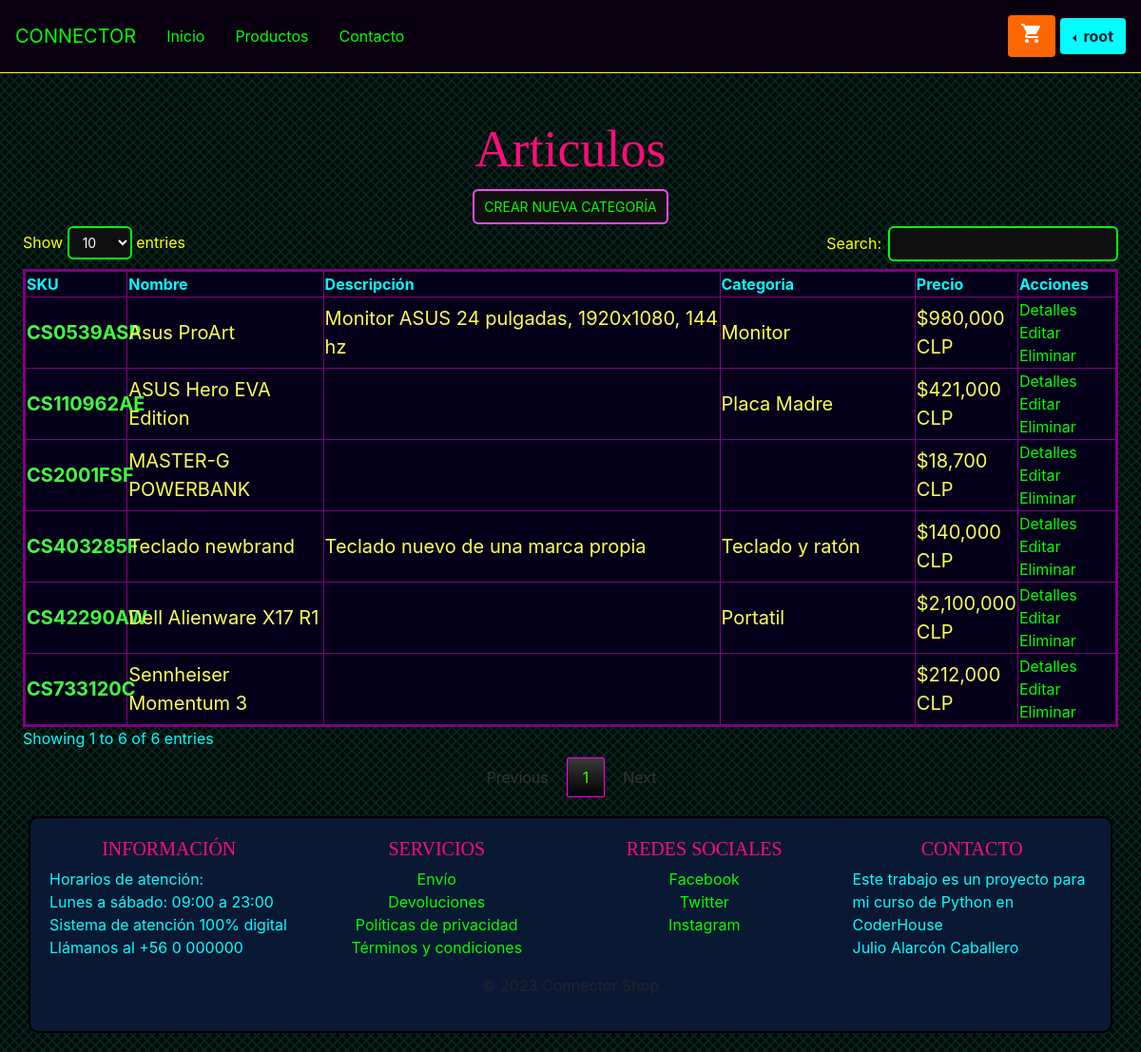
The app's page /article/list/ (signed in) with its own data.
### connectorshop/models.py (models this page shows, shortened)
class Article(models.Model):
    title = models.CharField(max_length=200)
    sku = models.CharField(max_length=50, default='0')
    price = models.IntegerField(default=0)
    stock = models.IntegerField(default=0)
    description = models.TextField(blank=True)
    image = models.ImageField(upload_to='images/', default='images/nullproduct.jpg')
    category = models.ManyToManyField(Category)
    tag = models.ManyToManyField(Tag)
    published = models.BooleanField(default=False)
    created_at = models.DateTimeField(auto_now_add=True)
    updated_at = models.DateTimeField(auto_now=True)

class Category(models.Model):
    name = models.CharField(max_length=200)
    description = models.TextField(blank=True)
    image = models.ImageField(upload_to='categories/')
    highlighted = models.BooleanField(default=False)
    order = models.IntegerField(default=0)
    created_at = models.DateTimeField(auto_now_add=True)
    updated_at = models.DateTimeField(auto_now=True)

### connectorshop/views.py (the view)
# urls.py: path('article/list/', views.article_list, name='article_list'),
@superuser_required
def article_list(request):
    template_name = 'articles/article_list.html'
    articles = Article.objects.all().order_by('-created_at')
    context = {
        'articles': articles
    }
    return render(request, template_name, context)

### connectorshop/views.py (called while the page is built)
def superuser_required(view_func):
    decorated_view_func = user_passes_test(lambda u: u.is_superuser, login_url='/')(view_func)
    return decorated_view_func

### connectorshop/templates/articles/article_list.html (shortened to what this page needs)
{% extends 'base.html' %} {% block content %}
<h1>Articulos</h1>
<div class="button-center">
	<a class="cyberpunk-button" href="{% url 'article_new' %}">Crear nueva categoría</a>
</div>
<div class="container-fluid centered">
	<div class="row px-4">
		<table id="my-table" border="1" style="border: 3px solid purple">
			<thead>
				<tr>
					<th class="text-aqua">SKU</th>
					<th class="text-aqua">Nombre</th>
					<th class="text-aqua">Descripción</th>
					<th class="text-aqua">Categoria</th>
					<th class="text-aqua">Precio</th>
					<th class="text-aqua">Acciones</th>
				</tr>
			</thead>
			<tbody id="table-body">
				{% for article in articles %}
				<tr>
					<td class="text-green text-20 bold" style="max-width: 80px;">{{ article.sku }}</td>
					<td class="text-20" style="max-width: 150px;">{{ article.title }}</td>
					<td class="text-20" style="max-width: 300px;">{{ article.description }}</td>
					<td class="text-20" style="max-width: 150px;">
						{% for category in article.category.all %}
						{{ category.name }}
						{% endfor %}
					</td>
					{% load humanize %}
					<td class="text-20" style="max-width: 80px;">${{ article.price|floatformat:0|intcomma }} CLP</td>
					<td>
						<a href="{% url 'article_detail' article.id %}">Detalles</a></br>
						<a href="{% url 'article_edit' article.id %}">Editar</a></br>
						<a href="{% url 'article_delete' article.id %}" onclick="return confirm('¿Estás seguro que quieres eliminar este articulo?');">Eliminar</a>
					</td>
				</tr>
				{% endfor %}
			</tbody>
		</table>
	</div>
</div>
<link rel="stylesheet" type="text/css" href="/media/styles/style_table_list.css" />
{% endblock %}

### connectorshop/templates/base.html (shortened to what this page needs)
<!DOCTYPE html>
<html lang="en">
	<head>
		<link rel="stylesheet" href="https://cdnjs.cloudflare.com/ajax/libs/animate.css/4.1.1/animate.min.css" />
		<link
			rel="stylesheet"
			href="https://stackpath.bootstrapcdn.com/bootstrap/4.4.1/css/bootstrap.min.css"
		/>
		<link rel="stylesheet" href="https://cdn.jsdelivr.net/npm/sweetalert2@10.2.0/dist/sweetalert2.min.css" />
	</head>
	<body>
		<nav class="navbar navbar-expand-lg py-3">
			<a class="navbar-brand text-orange" href="/products">CONNECTOR</a>
			<a class="nav-link" href="/home">Inicio</a>
			<a class="nav-link" href="/products">Productos</a>
			<a class="nav-link" href="#">Contacto</a>
			<div class="dropdown ml-auto dropleft">
				{% if request.user.is_authenticated %}
				<button class="btn background-orange text-white bold"><i class="material-icons">shopping_cart</i></button>
				<button class="btn dropdown-toggle background-cyan bold" type="button" id="dropdownMenuButton" data-bs-toggle="dropdown" aria-expanded="false">
					{{ user.username }}
				</button>
				{% else %}
				<a class="btn btn-primary text-right" href="{% url 'index' %}">Iniciar sesión</a>
				{% endif %}
			</div>
		</nav>
		<br /><br />
		{% block content %} {% endblock %}
	</body>
	<footer class="footer">
		<div class="container" id="footer_container">
			<div class="row">
				<div class="col-md-3">
					<h5 class="text-uppercase">Información</h5>
					<p class="text-aqua">
						Horarios de atención:<br />Lunes a sábado: 09:00 a 23:00<br />
						Sistema de atención 100% digital<br />Llámanos al +56 0 000000
					</p>
				</div>
				<div class="col-md-3">
					<h5 class="text-uppercase">Servicios</h5>
					<ul class="list-unstyled text-center">
						<li><a href="#">Envío</a></li>
						<li><a href="#">Devoluciones</a></li>
						<li><a href="#">Políticas de privacidad</a></li>
						<li><a href="#">Términos y condiciones</a></li>
					</ul>
				</div>
				<div class="col-md-3">
					<h5 class="text-uppercase">Redes sociales</h5>
					<ul class="list-unstyled text-center">
						<li><a href="#">Facebook</a></li>
						<li><a href="#">Twitter</a></li>
						<li><a href="#">Instagram</a></li>
					</ul>
				</div>
				<div class="col-md-3">
					<h5 class="text-uppercase">Contacto</h5>
					<p class="text-aqua">Este trabajo es un proyecto para mi curso de Python en CoderHouse<br />Julio Alarcón Caballero</p>
				</div>
			</div>
			<div class="row">
				<div class="col text-center">
					<p>&copy; 2023 Connector Shop</p>
				</div>
			</div>
		</div>
	</footer>
</html>
<link rel="stylesheet" type="text/css" href="/media/styles/style_base.css" />

### media/styles/style_table_list.css (style rules this page uses)
table { color: #f9ff57; background-color: #05001a; width: 100%; }

### media/styles/style_base.css (style rules this page uses)
h1, h2, h3, h4, h5 { font-family: Georgia, Times, serif; color: rgb(255, 13, 122); text-align: center; }
h1 { font-size: 54px; }
.button-center { display: flex; justify-content: center; align-items: center; height: 5vh; }
.text-20 { font-size: 20px; }
body { background-image: url("/media/images/fondo.png"); }
nav { background-color: #090010; border-bottom: 1px solid yellow; }
a:link { color: #00ff00; }
.text-green { color: rgb(64, 255, 64); }
.text-aqua { color: aqua; }
.text-orange { color: #ff6600; }
.text-white { color: white; }
.background-orange { background-color: #ff6600; }
.background-cyan { background-color: cyan; }
.bold { font-weight: bold; }
li { color: white; }
.container-fluid.centered { display: flex; justify-content: center; align-items: center; }
.cyberpunk-button { background-color: #0f0f0f; color: #ffffff; border: 2px solid #ff4af9; border-radius: 6px; font-size: 14px; padding: 6px 10px; text-transform: uppercase; transition: all 0.3s ease-in-out; }
#footer_container { background-color: #091833; border: 2px solid black; border-radius: 10px; padding: 20px; margin: 20px auto; }

### records on screen
Article: sku "CS403285F", title "Teclado newbrand", description "Teclado nuevo de una marca propia", price "140,000"
Category: name "Teclado y ratón"
Article: sku "CS110962AE", title "ASUS Hero EVA Edition", price "421,000"
Category: name "Placa Madre"
Article: sku "CS42290AW", title "Dell Alienware X17 R1", price "2,100,000"
Category: name "Portatil"
Article: sku "CS0539ASP", title "Asus ProArt", description "Monitor ASUS 24 pulgadas, 1920x1080, 144 hz", price "980,000"
Category: name "Monitor"
Article: sku "CS733120C", title "Sennheiser Momentum 3", price "212,000"
Article: sku "CS2001FSF", title "MASTER-G POWERBANK", price "18,700"

### other values on screen
{{ user.username }} "root"
